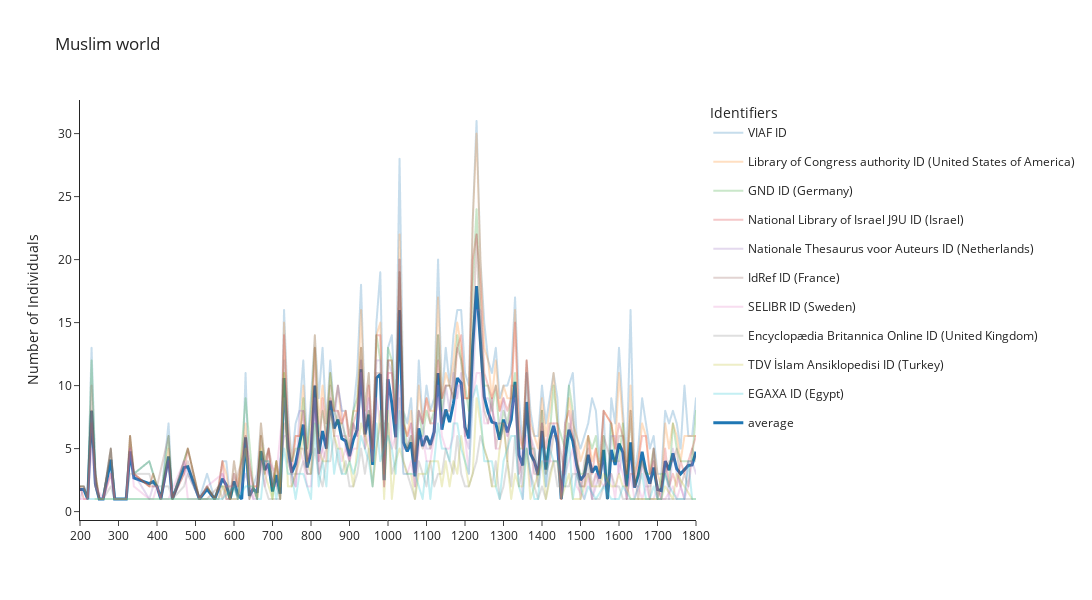

The cell this chart's notebook holds for it:
### Code cell
region_name = 'Muslim world'

fig3 = make_figure(df_graph_bis, region_name = region_name, min_decade = 200, max_decade = 1800, top_identifiers = 10)

fig3.show()
fig3.write_image(f"graph_18_05/{region_name}_identifiers.png", scale=7)

### Figure 1 — Plotly figure (JSON) as saved in the notebook; plotly's stock layout.template omitted (floating-point values rounded to 4 significant figures; data arrays with more than 128 entries replaced by an {"elided": "..."} marker saying what was removed)
{"data": [{"hovertemplate": "identifier_name=VIAF ID<br>decade=%{x}<br>score=%{y}<extra></extra>", "legendgroup": "VIAF ID", "line": {"color": "#1F77B4", "dash": "solid"}, "marker": {"symbol": "circle"}, "mode": "lines", "name": "VIAF ID", "opacity": 0.25, "showlegend": true, "type": "scattergl", "x": {"elided": "149 int values"}, "xaxis": "x", "y": {"elided": "149 int values"}, "yaxis": "y"}, {"hovertemplate": "identifier_name=Library of Congress authority ID (United States of America)<br>decade=%{x}<br>score=%{y}<extra></extra>", "legendgroup": "Library of Congress authority ID (United States of America)", "line": {"color": "#FF7F0E", "dash": "solid"}, "marker": {"symbol": "circle"}, "mode": "lines", "name": "Library of Congress authority ID (United States of America)", "opacity": 0.25, "showlegend": true, "type": "scattergl", "x": {"elided": "147 int values"}, "xaxis": "x", "y": {"elided": "147 int values"}, "yaxis": "y"}, {"hovertemplate": "identifier_name=GND ID (Germany)<br>decade=%{x}<br>score=%{y}<extra></extra>", "legendgroup": "GND ID (Germany)", "line": {"color": "#2CA02C", "dash": "solid"}, "marker": {"symbol": "circle"}, "mode": "lines", "name": "GND ID (Germany)", "opacity": 0.25, "showlegend": true, "type": "scattergl", "x": {"elided": "146 int values"}, "xaxis": "x", "y": {"elided": "146 int values"}, "yaxis": "y"}, {"hovertemplate": "identifier_name=National Library of Israel J9U ID (Israel)<br>decade=%{x}<br>score=%{y}<extra></extra>", "legendgroup": "National Library of Israel J9U ID (Israel)", "line": {"color": "#D62728", "dash": "solid"}, "marker": {"symbol": "circle"}, "mode": "lines", "name": "National Library of Israel J9U ID (Israel)", "opacity": 0.25, "showlegend": true, "type": "scattergl", "x": {"elided": "146 int values"}, "xaxis": "x", "y": {"elided": "146 int values"}, "yaxis": "y"}, {"hovertemplate": "identifier_name=Nationale Thesaurus voor Auteurs ID (Netherlands)<br>decade=%{x}<br>score=%{y}<extra></extra>", "legendgroup": "Nationale Thesaurus voor Auteurs ID (Netherlands)", "line": {"color": "#9467BD", "dash": "solid"}, "marker": {"symbol": "circle"}, "mode": "lines", "name": "Nationale Thesaurus voor Auteurs ID (Netherlands)", "opacity": 0.25, "showlegend": true, "type": "scattergl", "x": {"elided": "144 int values"}, "xaxis": "x", "y": {"elided": "144 int values"}, "yaxis": "y"}, {"hovertemplate": "identifier_name=IdRef ID (France)<br>decade=%{x}<br>score=%{y}<extra></extra>", "legendgroup": "IdRef ID (France)", "line": {"color": "#8C564B", "dash": "solid"}, "marker": {"symbol": "circle"}, "mode": "lines", "name": "IdRef ID (France)", "opacity": 0.25, "showlegend": true, "type": "scattergl", "x": {"elided": "140 int values"}, "xaxis": "x", "y": {"elided": "140 int values"}, "yaxis": "y"}, {"hovertemplate": "identifier_name=SELIBR ID (Sweden)<br>decade=%{x}<br>score=%{y}<extra></extra>", "legendgroup": "SELIBR ID (Sweden)", "line": {"color": "#E377C2", "dash": "solid"}, "marker": {"symbol": "circle"}, "mode": "lines", "name": "SELIBR ID (Sweden)", "opacity": 0.25, "showlegend": true, "type": "scattergl", "x": {"elided": "134 int values"}, "xaxis": "x", "y": {"elided": "134 int values"}, "yaxis": "y"}, {"hovertemplate": "identifier_name=Encyclopædia Britannica Online ID (United Kingdom)<br>decade=%{x}<br>score=%{y}<extra></extra>", "legendgroup": "Encyclopædia Britannica Online ID (United Kingdom)", "line": {"color": "#7F7F7F", "dash": "solid"}, "marker": {"symbol": "circle"}, "mode": "lines", "name": "Encyclopædia Britannica Online ID (United Kingdom)", "opacity": 0.25, "showlegend": true, "type": "scattergl", "x": {"elided": "130 int values"}, "xaxis": "x", "y": {"elided": "130 int values"}, "yaxis": "y"}, {"hovertemplate": "identifier_name=TDV İslam Ansiklopedisi ID (Turkey)<br>decade=%{x}<br>score=%{y}<extra></extra>", "legendgroup": "TDV İslam Ansiklopedisi ID (Turkey)", "line": {"color": "#BCBD22", "dash": "solid"}, "marker": {"symbol": "circle"}, "mode": "lines", "name": "TDV İslam Ansiklopedisi ID (Turkey)", "opacity": 0.25, "showlegend": true, "type": "scattergl", "x": [240, 530, 560, 570, 590, 600, 610, 630, 640, 650, 660, 670, 680, 690, 700, 710, 720, 730, 740, 750, 760, 770, 780, 790, 800, 810, 820, 830, 840, 850, 860, 870, 880, 890, 900, 910, 920, 930, 950, 960, 970, 980, 990, 1000, 1010, 1020, 1030, 1040, 1050, 1060, 1070, 1080, 1090, 1100, 1110, 1120, 1130, 1140, 1150, 1160, 1170, 1180, 1190, 1200, 1210, 1220, 1230, 1240, 1250, 1260, 1270, 1280, 1290, 1300, 1310, 1320, 1330, 1340, 1350, 1360, 1370, 1380, 1400, 1410, 1430, 1440, 1450, 1460, 1470, 1480, 1490, 1500, 1510, 1520, 1530, 1540, 1550, 1560, 1580, 1590, 1600, 1610, 1620, 1630, 1640, 1670, 1680, 1690, 1710, 1720, 1740, 1750, 1790, 1800], "xaxis": "x", "y": [1, 1, 1, 2, 1, 1, 1, 5, 2, 2, 1, 5, 3, 2, 1, 4, 2, 11, 2, 2, 3, 4, 6, 4, 3, 7, 5, 4, 4, 8, 6, 5, 5, 3, 4, 2, 5, 7, 5, 2, 5, 8, 1, 8, 1, 4, 5, 4, 3, 3, 1, 3, 3, 3, 4, 4, 4, 2, 4, 2, 4, 3, 6, 4, 2, 3, 9, 7, 5, 4, 2, 2, 5, 7, 4, 1, 3, 2, 2, 5, 1, 2, 4, 1, 4, 4, 1, 2, 3, 1, 1, 1, 2, 3, 2, 2, 2, 3, 2, 2, 3, 2, 2, 1, 1, 1, 1, 1, 1, 2, 1, 3, 1, 1], "yaxis": "y"}, {"hovertemplate": "identifier_name=EGAXA ID (Egypt)<br>decade=%{x}<br>score=%{y}<extra></extra>", "legendgroup": "EGAXA ID (Egypt)", "line": {"color": "#17BECF", "dash": "solid"}, "marker": {"symbol": "circle"}, "mode": "lines", "name": "EGAXA ID (Egypt)", "opacity": 0.25, "showlegend": true, "type": "scattergl", "x": [220, 230, 240, 310, 330, 340, 380, 480, 550, 570, 600, 610, 630, 650, 660, 670, 680, 690, 710, 730, 740, 750, 760, 770, 780, 790, 800, 810, 820, 830, 840, 850, 860, 870, 880, 890, 900, 910, 920, 930, 950, 960, 970, 980, 1000, 1010, 1020, 1030, 1040, 1060, 1070, 1080, 1090, 1100, 1110, 1130, 1140, 1150, 1160, 1170, 1180, 1190, 1200, 1210, 1220, 1230, 1240, 1250, 1260, 1270, 1280, 1290, 1300, 1310, 1320, 1330, 1340, 1350, 1360, 1370, 1380, 1390, 1400, 1410, 1420, 1430, 1440, 1460, 1470, 1480, 1490, 1510, 1520, 1540, 1560, 1580, 1590, 1600, 1610, 1630, 1640, 1650, 1660, 1670, 1680, 1690, 1700, 1710, 1720, 1730, 1750, 1760, 1770, 1780, 1790, 1800], "xaxis": "x", "y": [1, 1, 1, 1, 1, 1, 1, 1, 1, 1, 2, 1, 2, 2, 1, 1, 4, 4, 1, 5, 3, 3, 1, 3, 3, 2, 1, 7, 2, 4, 2, 7, 3, 5, 3, 3, 4, 3, 4, 6, 4, 2, 7, 4, 6, 5, 3, 8, 3, 3, 3, 2, 1, 4, 1, 7, 5, 5, 4, 7, 7, 5, 4, 3, 9, 10, 8, 4, 4, 4, 2, 1, 4, 5, 6, 6, 2, 1, 5, 3, 1, 1, 5, 2, 5, 4, 4, 2, 6, 1, 3, 1, 2, 1, 2, 1, 1, 1, 2, 1, 1, 2, 3, 1, 1, 2, 1, 1, 3, 2, 1, 1, 1, 4, 1, 1], "yaxis": "y"}, {"hovertemplate": "identifier_name=average<br>decade=%{x}<br>score=%{y}<extra></extra>", "legendgroup": "average", "line": {"color": "#1F77B4", "dash": "solid", "width": 3}, "marker": {"symbol": "circle"}, "mode": "lines", "name": "average", "orientation": "v", "showlegend": true, "type": "scatter", "x": {"elided": "149 int values"}, "xaxis": "x", "y": {"elided": "149 float values"}, "yaxis": "y"}], "layout": {"height": 600, "legend": {"title": {"text": "Identifiers"}}, "title": {"text": "Muslim world"}, "width": 1200, "xaxis": {"autorange": true, "dtick": 100, "range": [200, 1800], "title": {"text": ""}, "type": "linear"}, "yaxis": {"autorange": true, "range": [-0.6667, 32.67], "title": {"text": "Number of Individuals"}, "type": "linear"}}}
